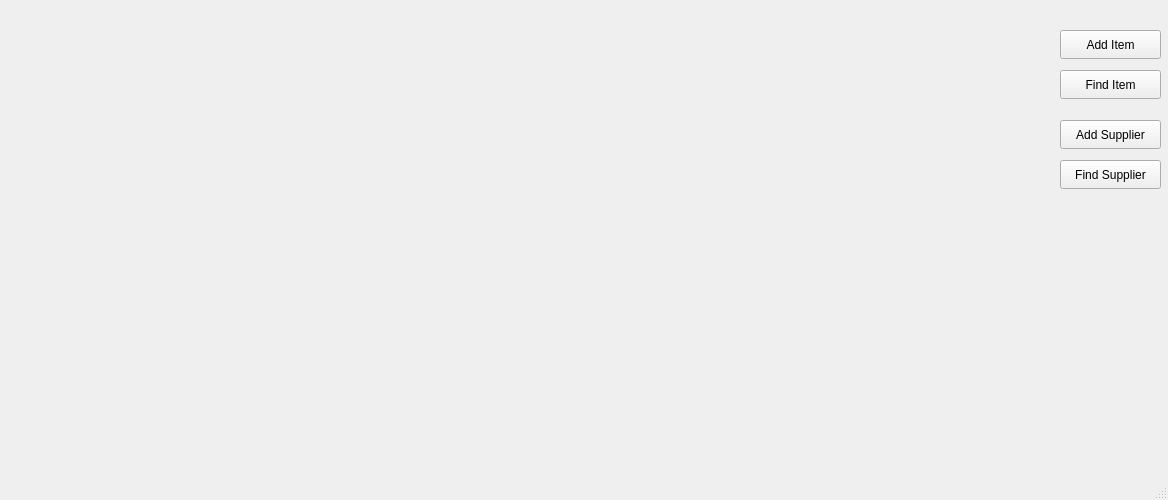
<?xml version="1.0" encoding="UTF-8"?>
<ui version="4.0">
 <class>MainWindow</class>
 <widget class="QMainWindow" name="MainWindow">
  <property name="geometry">
   <rect>
    <x>0</x>
    <y>0</y>
    <width>1168</width>
    <height>500</height>
   </rect>
  </property>
  <property name="windowTitle">
   <string>Inventory Management</string>
  </property>
  <property name="styleSheet">
   <string notr="true">background-image:url(&quot;:/images/BackgroundImage.png&quot;);</string>
  </property>
  <widget class="QWidget" name="centralwidget">
   <widget class="QPushButton" name="pushButton">
    <property name="geometry">
     <rect>
      <x>1060</x>
      <y>30</y>
      <width>101</width>
      <height>29</height>
     </rect>
    </property>
    <property name="text">
     <string>Add Item</string>
    </property>
   </widget>
   <widget class="QPushButton" name="pushButton_2">
    <property name="geometry">
     <rect>
      <x>1060</x>
      <y>120</y>
      <width>101</width>
      <height>29</height>
     </rect>
    </property>
    <property name="text">
     <string>Add Supplier</string>
    </property>
   </widget>
   <widget class="QPushButton" name="pushButton_4">
    <property name="geometry">
     <rect>
      <x>1060</x>
      <y>70</y>
      <width>101</width>
      <height>29</height>
     </rect>
    </property>
    <property name="text">
     <string>Find Item</string>
    </property>
   </widget>
   <widget class="QPushButton" name="pushButton_5">
    <property name="geometry">
     <rect>
      <x>1060</x>
      <y>160</y>
      <width>101</width>
      <height>29</height>
     </rect>
    </property>
    <property name="styleSheet">
     <string notr="true"/>
    </property>
    <property name="text">
     <string>Find Supplier</string>
    </property>
   </widget>
  </widget>
  <widget class="QMenuBar" name="menubar">
   <property name="geometry">
    <rect>
     <x>0</x>
     <y>0</y>
     <width>1168</width>
     <height>25</height>
    </rect>
   </property>
  </widget>
  <widget class="QStatusBar" name="statusbar"/>
 </widget>
 <resources/>
 <connections/>
</ui>
